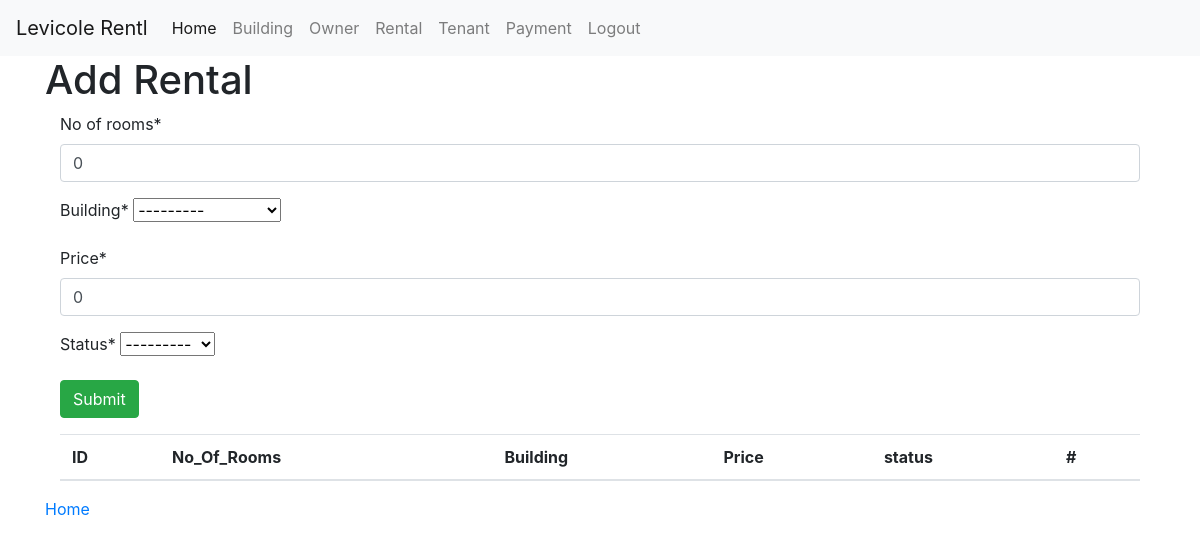
Page /add_rental/ (signed in) on the earlier database version.
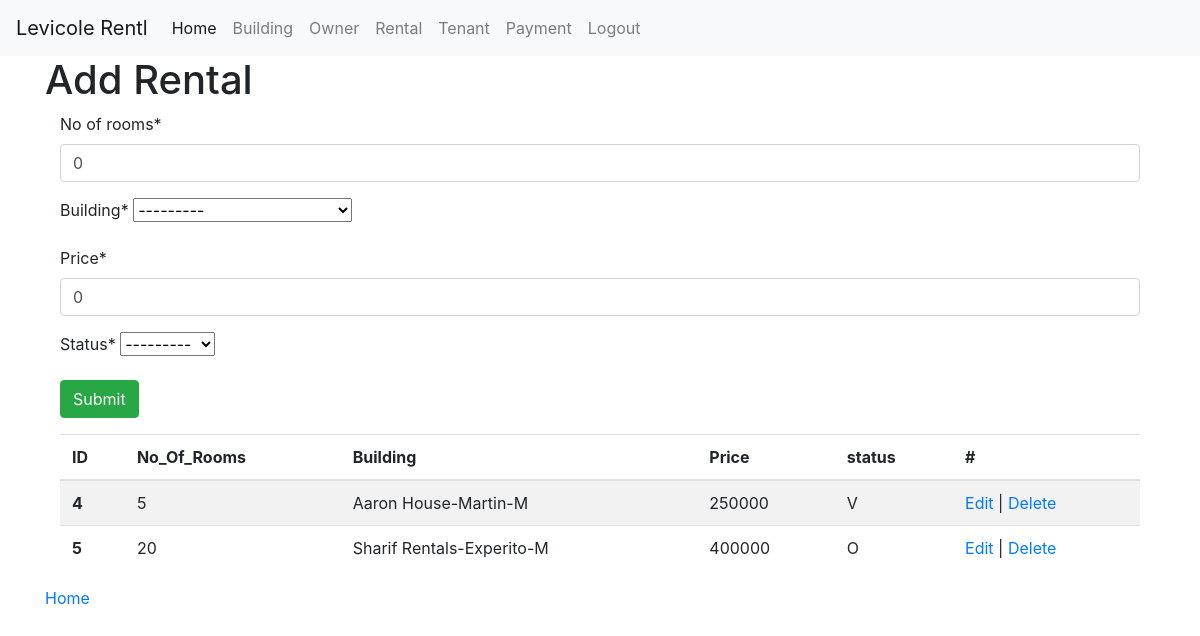
Same page on the later database version.
### rentmanagement/models.py (models this page shows, shortened)
class Rental(models.Model):
    no_of_rooms = models.IntegerField(default=0)
    building = models.ForeignKey(Building, on_delete=models.CASCADE)
    price = models.IntegerField(default=0)
    status_options = [
        ("O", "Occupied"),
        ("V", "Vacant"),
    ]
    status = models.CharField(max_length=2, choices=status_options)

class Building(models.Model):
    building_name = models.CharField(max_length=50)
    location = models.CharField(max_length=50, default="N/A" )
    caretaker_name = models.CharField(max_length=50)
    caretaker_contact = models.CharField(max_length=10)
    owner = models.ForeignKey(Owner, on_delete=models.CASCADE)
    def __str__(self):
        return f"{self.building_name}-{self.owner}"

class Owner(models.Model):
    owner_name = models.CharField(max_length=50)
    gender = models.CharField(max_length=2, choices=gender_options)
    contact = models.CharField(max_length=10)
    address = models.CharField(max_length=50, null=True, blank=True, default="N/A")
    def __str__(self):
        return f"{self.owner_name}-{self.gender}"

### rentmanagement/views.py (the view, shortened to what this page needs)
# urls.py: path('add_rental/', add_rental_view, name='add_rental_page'),
@login_required
def add_rental_view(request):
    message = ''
    rental_form = RentalForm()
    rentals = Rental.objects.all()
    context = {
        'form':rental_form,
        'rentals':rentals,
        'msg' : message,
    }
    return render(request, "add_rental.html", context)

### rentmanagement/forms.py
class RentalForm(ModelForm):
    class Meta:
        model = Rental
        fields = '__all__'

### rentmanagement/templates/add_rental.html (shortened to what this page needs)
{% extends './base.html' %}
{% load crispy_forms_tags %}
{% block content %}
        <h1>Add Rental</h1>
        <div class="container">
            <form method="post">
                {{form|crispy}}
                <input type="submit" class="btn btn-success">
            </form>
            <table class="table table-striped">
                <thead>
                    <tr>
                        <th scope="col">ID</th>
                        <th scope="col">No_Of_Rooms</th>
                        <th scope="col">Building</th>
                        <th scope="col">Price</th>
                        <th scope="col">status</th>
                        <th scope="col">#</th>
                    </tr>
                </thead>
                <tbody>
                    {% for rental in rentals %}
                       <tr>
                        <th scope="row">{{rental.id}}</th>
                        <td>{{rental.no_of_rooms}}</td>
                        <td>{{rental.building}}</td>
                        <td>{{rental.price}}</td>
                        <td>{{rental.status}}</td>
                        <td>
                            <a href="{% url 'edit_rental_page' rental.id %}">Edit</a> | <a
                            href="{% url 'delete_rental_page' rental.id %}"
                            onclick="return confirm('Are you sure you want to delete this rental?')">
                            Delete
                            </a>
                        </td>
                       </tr>
                       {% endfor %}
                </tbody>
            </table>
        </div>
        <a href="{% url 'index_page' %}">Home</a>
{% endblock content %}

Differences in the rows shown:
added Rental: id "4", no_of_rooms "5", building "Aaron House-Martin-M", price "250000", status "V"
added Rental: id "5", no_of_rooms "20", building "Sharif Rentals-Experito-M", price "400000", status "O"
